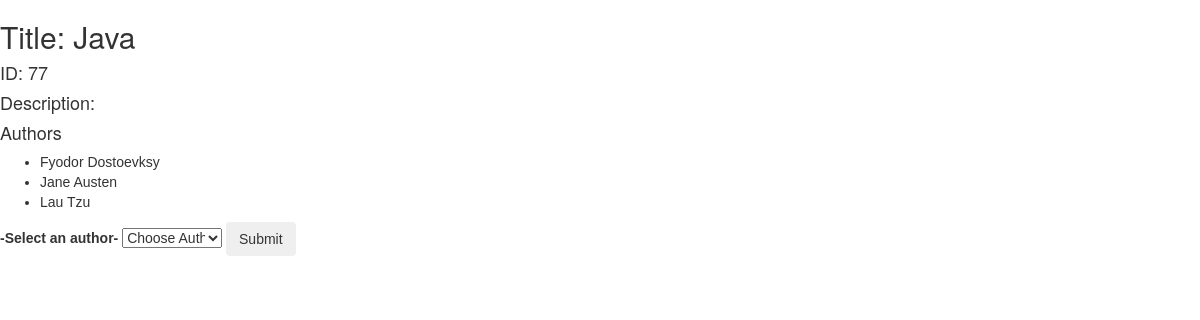
/books/77, run on the app's committed database.
### books_authors_app/models.py (models this page shows, shortened)
class Book(models.Model):
    title = models.CharField(max_length=255)
    desc = models.TextField()
    created_at = models.DateTimeField(auto_now_add=True)
    updated_at = models.DateTimeField(auto_now=True)

class Author(models.Model):
    first_name = models.CharField(max_length=45)
    last_name = models.CharField(max_length=45)
    books = models.ManyToManyField(Book, related_name='authors')
    notes = models.TextField(null=True)
    created_at = models.DateTimeField(auto_now_add=True)
    updated_at = models.DateTimeField(auto_now=True)

### books_authors_app/views.py (the view)
# urls.py: path('books/<int:id>', views.info),
def info(request, id):
    context = {
        'book_by_id': Book.objects.get(id=id),
        'authors': Author.objects.all(),
    }
    if request.POST:
        return (add_author(request,id))
    return render(request, 'info.html', context)

### books_authors_app/templates/info.html (shortened to what this page needs)
<!DOCTYPE html>
<html lang="en">
<head>
    <link rel="stylesheet" href="https://maxcdn.bootstrapcdn.com/bootstrap/3.4.1/css/bootstrap.min.css">
</head>
<body>
    <h2>Title: {{book_by_id.title}}</h2>
    <h4>ID: {{book_by_id.id}}</h4>
    <h4>Description: </h4><p>{{book_by_id.desc}}</p>
    <h4>Authors</h4>
    <ul>
        {% for author in book_by_id.authors.all %}
            <li>{{author.first_name}} {{author.last_name}}</li>
        {% endfor %}
    </ul>
    <div class='input-group'>
        <form action='' method="POST" name="select_an_author">
            <label for="select_an_author">-Select an author-</label>
            <select class="custom-select" id="inputGroupSelect04 select_an_author" name="select_an_author">
                <option selected>Choose Author</option>
            </select>
            <input class="btn btn-outline-secondary" type="submit" name="Add" class="btn btn-primary">
        </form>
    </div>
</body>
</html>

### books_authors_app/templates/info.html (style rules this page uses)
* { font-family: Arial, Helvetica, sans-serif; }
select { width: 100px; }

### data on the page
Book: title "Java", id "77"
Author: first_name "Fyodor", last_name "Dostoevksy"
Author: first_name "Jane", last_name "Austen"
Author: first_name "Lau", last_name "Tzu"
